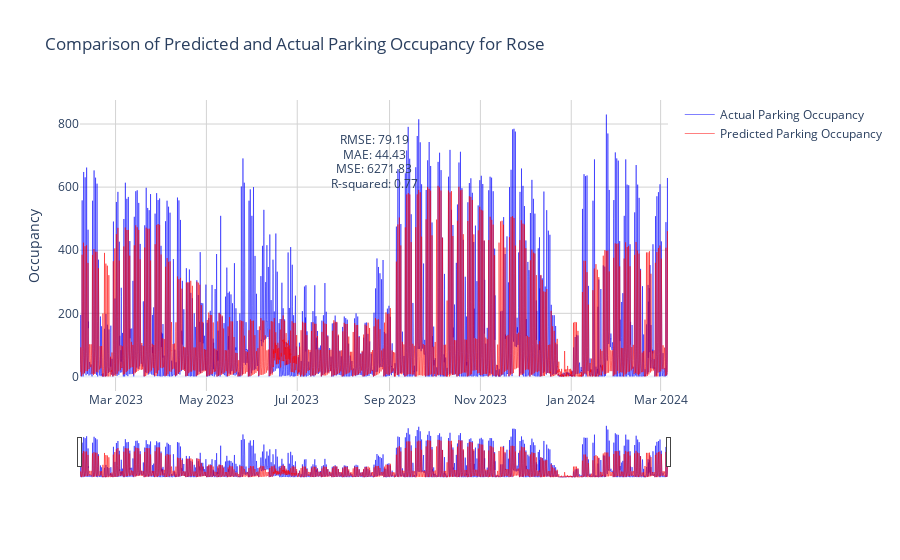

Notebook cell for this chart:
### Code cell
import plotly.graph_objects as go


# Create a new figure
fig = go.Figure()


# Add trace for the actual values
fig.add_trace(go.Scatter(x=testing_actual_vs_pred_df.index, y=testing_actual_vs_pred_df['Actual'],
                         name='Actual Parking Occupancy',
                         line=dict(color='blue', width=0.5),
                         hovertemplate='<b>Date</b>: %{x|%m-%d-%Y}<br>' +
                                       '<b>Actual Occupancy</b>: %{y}<br>' +
                                       '<b>Day of Week</b>: %{x| %A}<extra></extra>'))


# Add trace for the predicted values
fig.add_trace(go.Scatter(x=testing_actual_vs_pred_df.index, y=testing_actual_vs_pred_df['Predicted'],
                         name='Predicted Parking Occupancy',
                         line=dict(color='red', width=0.5),
                         hovertemplate='<b>Date</b>: %{x|%m-%d-%Y}<br>' +
                                       '<b>Predicted Occupancy</b>: %{y}<br>' +
                                       '<b>Day of Week</b>: %{x| %A}<extra></extra>'))


# Update layout
fig.update_layout(
    title=f'Comparison of Predicted and Actual Parking Occupancy for {parking_lot_to_predict}',
    xaxis=dict(
        rangeslider=dict(visible=True),
        type='date'
    ),
    yaxis_title='Occupancy',
    template='plotly_white',
    annotations=[
        dict(xref='paper', yref='paper', x=0.5, y=0.9,
             text=f'RMSE: {rmse:.2f}', showarrow=False),
        dict(xref='paper', yref='paper', x=0.5, y=0.85,
             text=f'MAE: {mae:.2f}', showarrow=False),
        dict(xref='paper', yref='paper', x=0.5, y=0.8,
             text=f'MSE: {mse:.2f}', showarrow=False),
        dict(xref='paper', yref='paper', x=0.5, y=0.75,
             text=f'R-squared: {r2:.2f}', showarrow=False)
    ]
)

# Update axes appearance
fig.update_xaxes(showgrid=True, gridwidth=1, gridcolor='lightgrey')
fig.update_yaxes(showgrid=True, gridwidth=1, gridcolor='lightgrey')

# Show the plot
fig.show()

### Figure 1 — Plotly figure (JSON) as saved in the notebook; plotly's stock layout.template omitted (floating-point values rounded to 4 significant figures; data arrays with more than 128 entries replaced by an {"elided": "..."} marker saying what was removed)
{"data": [{"hovertemplate": "<b>Date</b>: %{x|%m-%d-%Y}<br><b>Actual Occupancy</b>: %{y}<br><b>Day of Week</b>: %{x| %A}<extra></extra>", "line": {"color": "blue", "width": 0.5}, "name": "Actual Parking Occupancy", "type": "scatter", "x": {"elided": "9477 str values"}, "y": {"elided": "9477 int values"}}, {"hovertemplate": "<b>Date</b>: %{x|%m-%d-%Y}<br><b>Predicted Occupancy</b>: %{y}<br><b>Day of Week</b>: %{x| %A}<extra></extra>", "line": {"color": "red", "width": 0.5}, "name": "Predicted Parking Occupancy", "type": "scatter", "x": {"elided": "9477 str values"}, "y": {"elided": "9477 float values"}}], "layout": {"annotations": [{"showarrow": false, "text": "RMSE: 79.19", "x": 0.5, "xref": "paper", "y": 0.9, "yref": "paper"}, {"showarrow": false, "text": "MAE: 44.43", "x": 0.5, "xref": "paper", "y": 0.85, "yref": "paper"}, {"showarrow": false, "text": "MSE: 6271.83", "x": 0.5, "xref": "paper", "y": 0.8, "yref": "paper"}, {"showarrow": false, "text": "R-squared: 0.77", "x": 0.5, "xref": "paper", "y": 0.75, "yref": "paper"}], "title": {"text": "Comparison of Predicted and Actual Parking Occupancy for Rose"}, "xaxis": {"gridcolor": "lightgrey", "gridwidth": 1, "rangeslider": {"visible": true}, "showgrid": true, "type": "date"}, "yaxis": {"gridcolor": "lightgrey", "gridwidth": 1, "showgrid": true, "title": {"text": "Occupancy"}}}}
